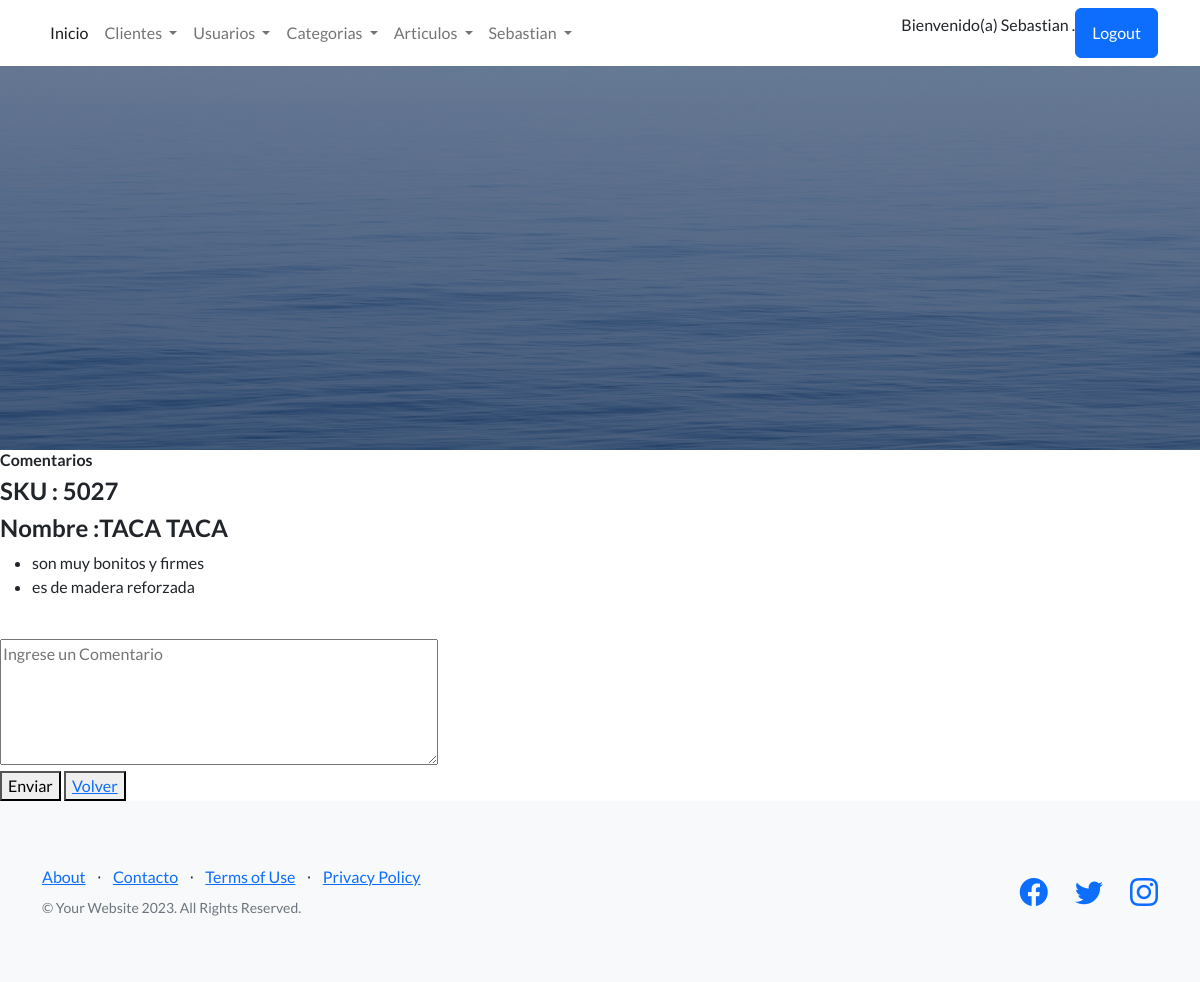
/app-coder/comentario-articulo/7/ (signed in), run on the app's committed database.
### AppCoder/models.py (models this page shows, shortened)
class Articulos(models.Model):
    sku = models.CharField(max_length=10,null=False,blank=False)
    nombre = models.CharField(max_length=40,null=False,blank=False)
    precio = models.IntegerField()
    imagen = models.ImageField(upload_to='imagenes', null=True, blank=True)
    id_categoria = models.ForeignKey(Categorias, on_delete=models.CASCADE,null=False,blank=False)

class ComentarioArticulos(models.Model):
    sku = models.ForeignKey(Articulos, on_delete=models.CASCADE,null=True, blank=True)
    comentario = models.CharField(max_length=255,null=False,blank=False)

### AppCoder/views.py (the view)
# urls.py: path('comentario-articulo/<int:id>/', Comentario_Articulo_List, name="ComentarioArticulo"),
@login_required
def Comentario_Articulo_List(req, id):
    articulo = Articulos.objects.get(id=id)
    print(articulo.id)
    print(articulo.nombre)
    comentarios = ComentarioArticulos.objects.filter(sku=articulo.id)
    print('method', req.method)
    print('GET', req.GET)
    return render(req, "comentarios_list.html", {"lista_comentarios": comentarios, "articulo": articulo})

### AppCoder/templates/comentarios_list.html
{% extends 'inicio.html' %}
{% block contenidoQuecambia %}
    <h6>Comentarios</h6>
    <h4>SKU : {{articulo.sku}}</h4>
    <h4>Nombre :{{articulo.nombre}}</h4>
        <ul>
            {% for dato in lista_comentarios %}
                <li>{{dato.comentario}}</li>
            {% endfor %}
        </ul>
        <form action="{% url 'CrearComentario' articulo.id %}" method="post">{% csrf_token %}
            <br>
                <textarea cols="50" rows="5" id="comentario" placeholder="Ingrese un Comentario" name="comentario"></textarea>
            <br>
            <button type="submit"> Enviar </button>
            <button>
                <a href="{% url 'ListarArticulos' %}"> Volver </a>
            </button>
        </form>
{% endblock contenidoQuecambia %}

### AppCoder/templates/barra.html (shortened to what this page needs)
        <nav class="navbar navbar-expand-lg bg-body-tertiary static-top">
            <div class="container">
              <div class="collapse navbar-collapse" id="navbarSupportedContent">
                <ul class="navbar-nav me-auto mb-2 mb-lg-0">
                  <li class="nav-item">
                    <a class="nav-link active" aria-current="page" href="{% url 'Inicio' %}">Inicio</a>
                  </li>
                  <li class="nav-item dropdown">
                    <a class="nav-link dropdown-toggle" href="#" role="button" data-bs-toggle="dropdown" aria-expanded="false">
                      Clientes
                    </a>
                  </li>
                  <li class="nav-item dropdown">
                    <a class="nav-link dropdown-toggle" href="#" role="button" data-bs-toggle="dropdown" aria-expanded="false">
                      Usuarios
                    </a>
                  </li>
                  <li class="nav-item dropdown">
                    <a class="nav-link dropdown-toggle" href="#" role="button" data-bs-toggle="dropdown" aria-expanded="false">
                      Categorias
                    </a>
                  </li>
                  <li class="nav-item dropdown">
                    <a class="nav-link dropdown-toggle" href="#" role="button" data-bs-toggle="dropdown" aria-expanded="false">
                      Articulos
                    </a>
                  </li>
                  {% if user.is_authenticated %}
                  <li class="nav-item dropdown">
                    <a class="nav-link dropdown-toggle" href="#" role="button" data-bs-toggle="dropdown" aria-expanded="false">
                      {{user.first_name}}
                    </a>
                  </li>
                  {% endif %}
                </ul>
                {% if user.is_authenticated %}
                  <p>Bienvenido(a)
                     {{user.first_name}}  .</p>
                  <a class="btn btn-primary" href="{% url 'Logout' %}">Logout</a>
                {% else %}
                  <a class="btn btn-primary" href="{% url 'Login' %}">Login</a>
                {% endif %}
              </div>
            </div>
          </nav>

### data on the page
Articulos: sku "5027", nombre "TACA TACA"
ComentarioArticulos: comentario "son muy bonitos y firmes"
ComentarioArticulos: comentario "es de madera reforzada"

### other printed values
{{ user.first_name }} "Sebastian"
